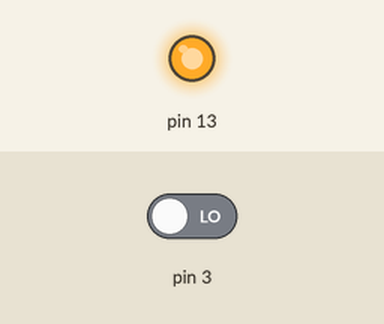
Bench run of a sketch on a simulated Arduino Uno, built with avr-gcc and run on an emulated ATmega328P. On the bench: output pins drawn as LEDs (lit = HIGH). Inputs (shaded band) come from the test bench; at power-on: pin 3 LOW. What the sketch prints to the serial monitor is not drawn.

Above: at 1.2 s.
1.3 s: pin 3 driven HIGH
At 2.2 s:
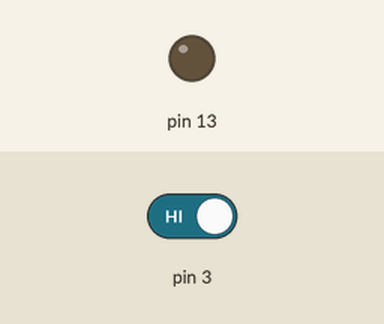
2.8 s: pin 3 driven LOW
At 3.4 s:
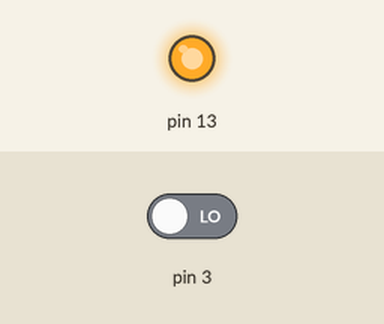
Timing chart, 0 to 5.8 s (numbered marks = the images above; inputs shaded):
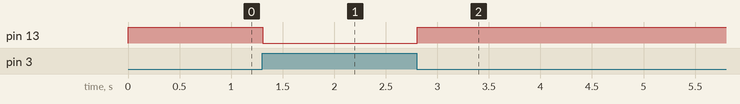

Measured:
- after the input at 1.3 s, pin 13: HIGH → LOW at once
- after the input at 2.8 s, pin 13: LOW → HIGH at once

The sketch:

fueltest.ino
```cpp
void setup(){
  //start serial connection
  Serial.begin(9600);
  pinMode(3, INPUT);
  pinMode(13, OUTPUT);
}

void loop(){
  //read the switch value into a variable
  int sensorVal = digitalRead(3);
  //print out the value of the liquid level
  Serial.println(sensorVal);
  if (sensorVal == HIGH) {
    digitalWrite(13, LOW);
  }
  else {
    digitalWrite(13, HIGH);
  }
}
```
